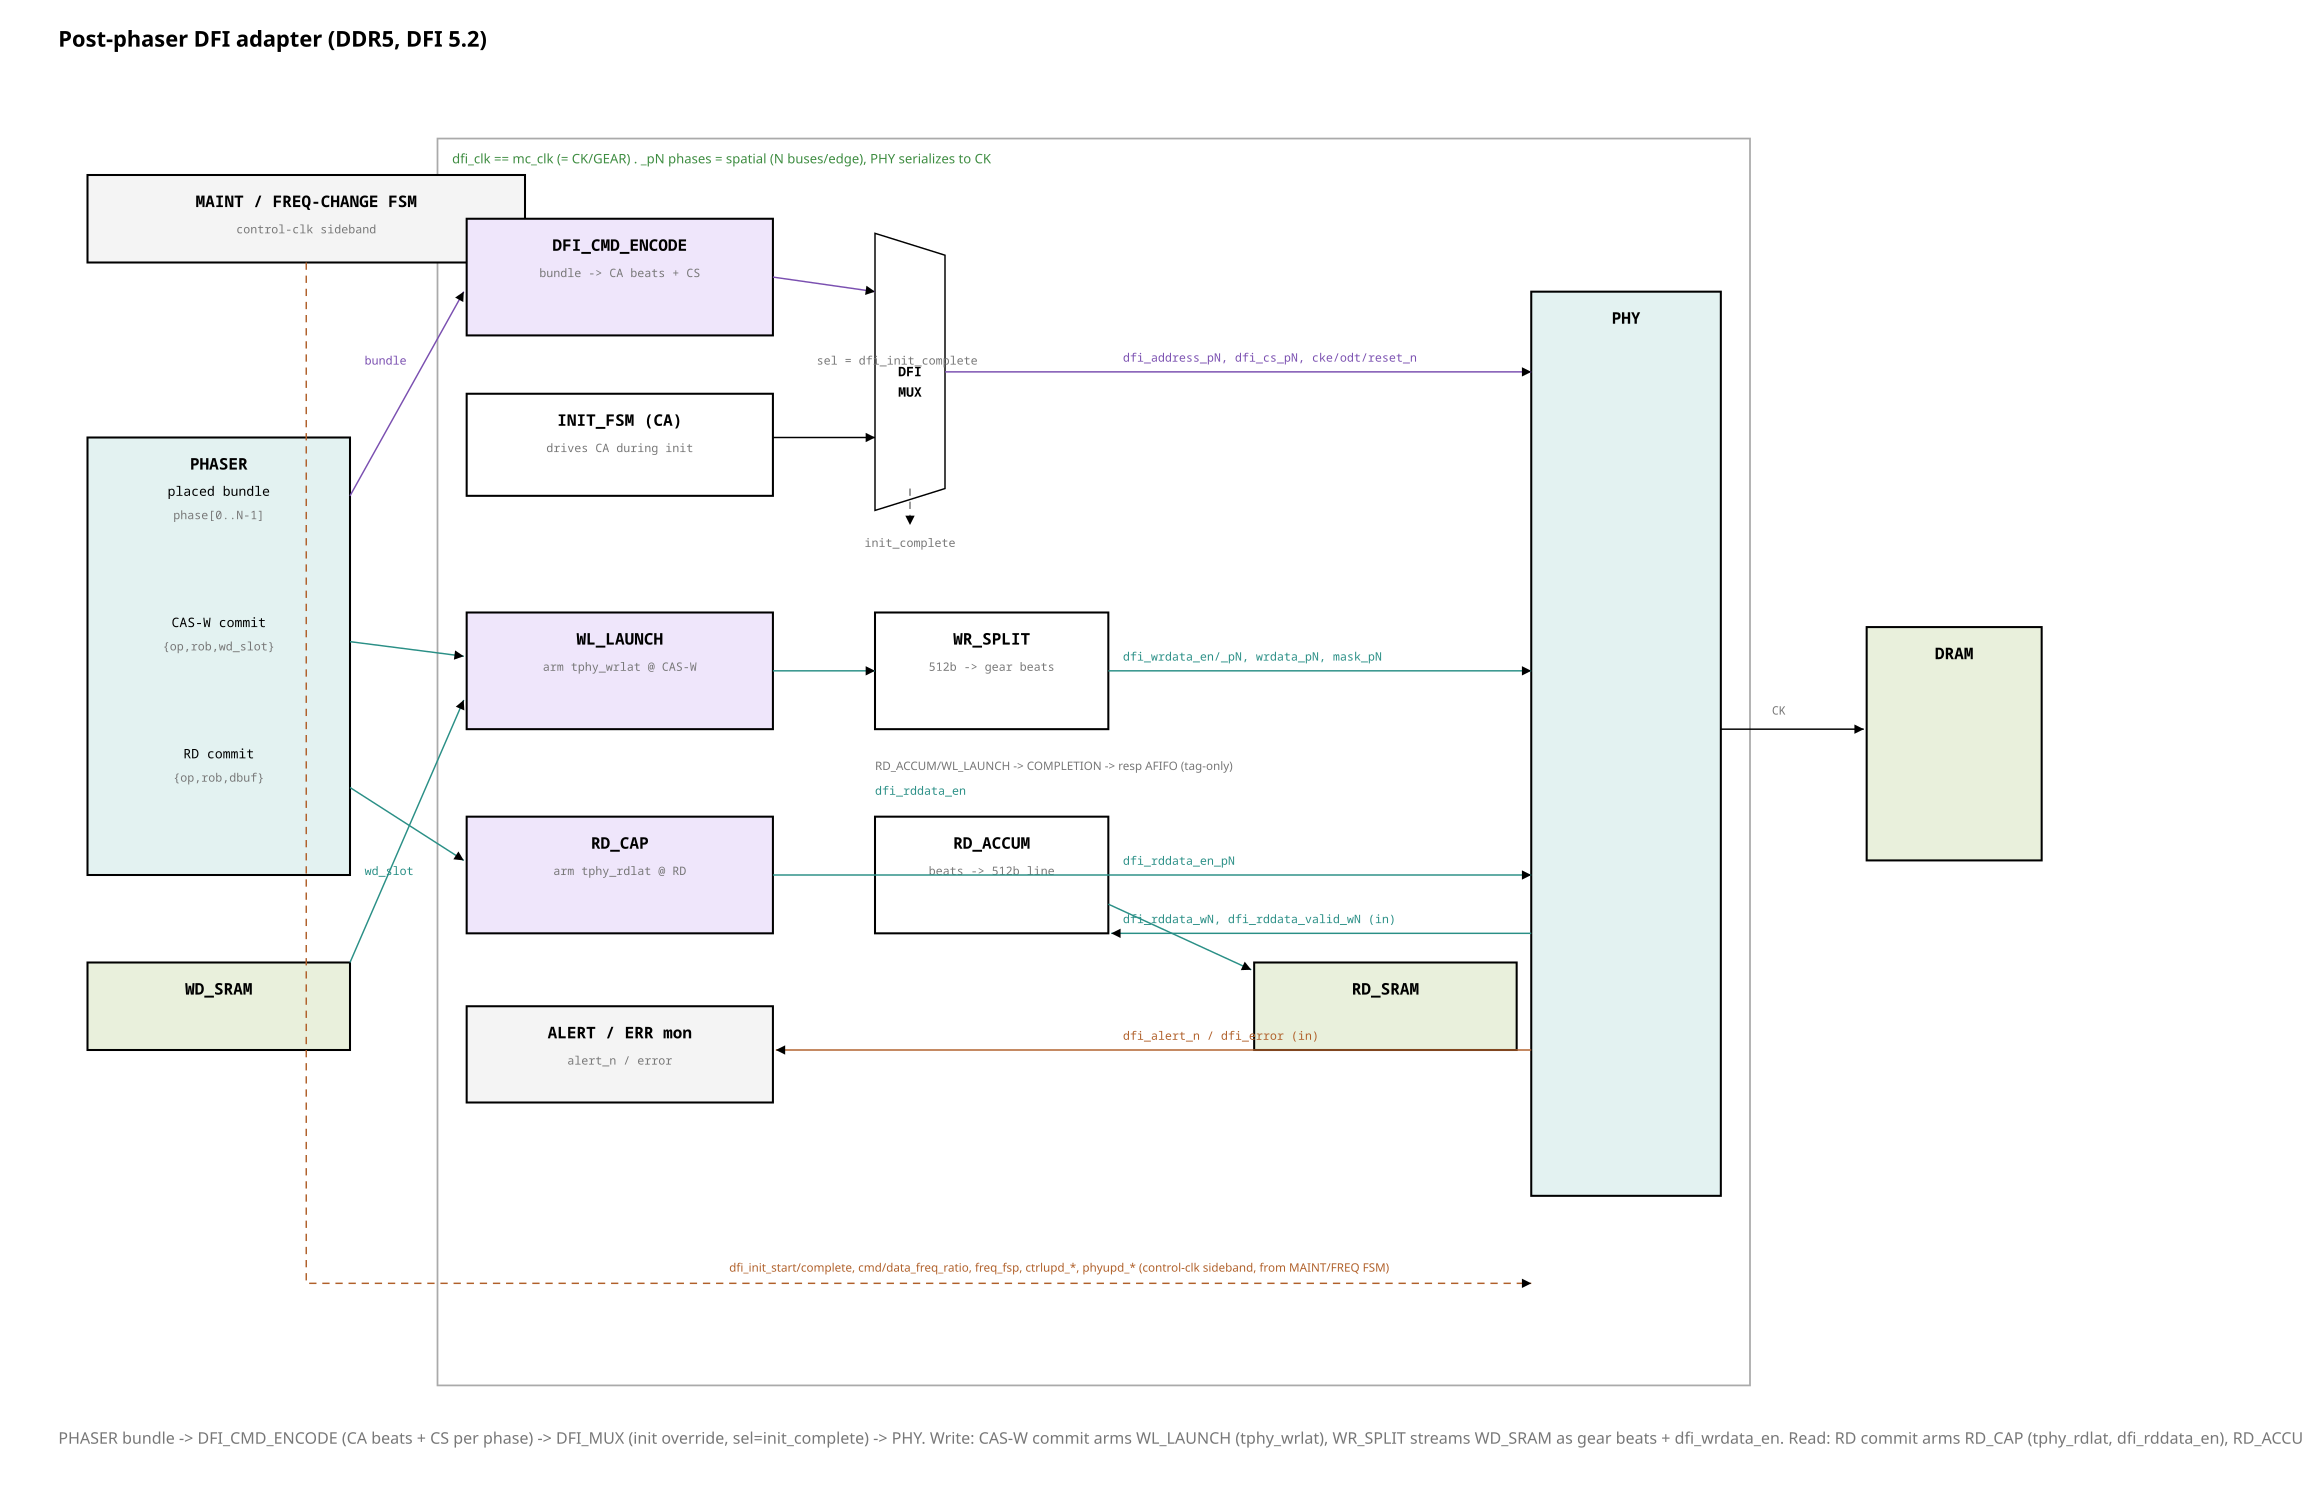

The script that saved this image:
from rtlfig import (Fig, MUTED, FILL_NEW, FILL_LOGIC, FILL_CELL, FILL_ACTIVE,
                    FAINT, INK, PAPER, W_CELL)

# fig_68 — post-phaser DFI adapter (DDR5). PHASER bundle -> DFI_CMD_ENCODE / data
# lines -> DFI_MUX -> PHY. All in dfi_clk==mc_clk (=CK/GEAR); _pN phases spatial.

CMD = "#7a4fb0"; DATA = "#2a8f86"; CTRL = "#b0602a"; GREEN = "#3d8c40"
f = Fig(1580, 1020)


def blk(x, y, w, h, name, sub, fill=PAPER):
    f.rect(x, y, w, h, fill=fill, width=W_CELL)
    f.text(x + w / 2, y + 22, name, size=11, anchor="middle", bold=True)
    if sub:
        f.text(x + w / 2, y + 40, sub, size=8, anchor="middle", fill=MUTED)


f.text(40, 32, "Post-phaser DFI adapter  (DDR5, DFI 5.2)", size=15, mono=False, bold=True)

# clock band
f.rect(300, 95, 900, 855, fill="none", width=1.2, stroke=FAINT)
f.text(310, 112, "dfi_clk == mc_clk  (= CK/GEAR)  .  _pN phases = spatial (N buses/edge), "
       "PHY serializes to CK", size=9, mono=False, fill=GREEN)

# ---- PHASER (upstream boundary) ----
blk(60, 300, 180, 300, "PHASER", "", FILL_ACTIVE)
f.text(150, 340, "placed bundle", size=9, mono=True, anchor="middle")
f.text(150, 356, "phase[0..N-1]", size=8, mono=True, anchor="middle", fill=MUTED)
f.text(150, 430, "CAS-W commit", size=9, mono=True, anchor="middle")
f.text(150, 446, "{op,rob,wd_slot}", size=8, mono=True, anchor="middle", fill=MUTED)
f.text(150, 520, "RD commit", size=9, mono=True, anchor="middle")
f.text(150, 536, "{op,rob,dbuf}", size=8, mono=True, anchor="middle", fill=MUTED)

# ---- MAINT / FREQ FSM (sideband source) ----
blk(60, 120, 300, 60, "MAINT / FREQ-CHANGE FSM", "control-clk sideband", FILL_LOGIC)

# ---- command encode + init ----
blk(320, 150, 210, 80, "DFI_CMD_ENCODE", "bundle -> CA beats + CS", FILL_NEW)
blk(320, 270, 210, 70, "INIT_FSM (CA)", "drives CA during init")
f.line(240, 340, 318, 200, arrow=True, stroke=CMD)     # phaser bundle -> encode
f.text(250, 250, "bundle", size=8, mono=True, fill=CMD)

# ---- DFI_MUX ----
f.path("M600 160 L648 175 L648 335 L600 350 Z", stroke=INK)
f.text(624, 258, "DFI", size=9, anchor="middle", bold=True)
f.text(624, 272, "MUX", size=9, anchor="middle", bold=True)
f.line(530, 190, 600, 200, arrow=True, stroke=CMD)     # encode -> mux
f.line(530, 300, 600, 300, arrow=True)                 # init -> mux
f.text(560, 250, "sel = dfi_init_complete", size=8, mono=True, fill=MUTED)
f.line(624, 335, 624, 360, arrow=True, dashed=True, stroke=MUTED)
f.text(624, 375, "init_complete", size=8, mono=True, anchor="middle", fill=MUTED)

# ---- WRITE data path ----
blk(320, 420, 210, 80, "WL_LAUNCH", "arm tphy_wrlat @ CAS-W", FILL_NEW)
blk(600, 420, 160, 80, "WR_SPLIT", "512b -> gear beats")
blk(60, 660, 180, 60, "WD_SRAM", "", FILL_CELL)
f.line(240, 440, 318, 450, arrow=True, stroke=DATA)    # phaser CAS-W -> WL
f.line(240, 660, 318, 480, arrow=True, stroke=DATA)    # WD_SRAM -> WL (read)
f.text(250, 600, "wd_slot", size=8, mono=True, fill=DATA)
f.line(530, 460, 600, 460, arrow=True, stroke=DATA)

# ---- READ data path ----
blk(320, 560, 210, 80, "RD_CAP", "arm tphy_rdlat @ RD", FILL_NEW)
blk(600, 560, 160, 80, "RD_ACCUM", "beats -> 512b line")
blk(860, 660, 180, 60, "RD_SRAM", "", FILL_CELL)
f.line(240, 540, 318, 590, arrow=True, stroke=DATA)    # phaser RD -> RD_CAP
f.line(760, 620, 858, 665, arrow=True, stroke=DATA)    # accum -> RD_SRAM
f.text(600, 545, "dfi_rddata_en", size=8, mono=True, fill=DATA)

# ---- ALERT / ERR ----
blk(320, 690, 210, 66, "ALERT / ERR mon", "alert_n / error", FILL_LOGIC)

# ---- PHY / DRAM ----
blk(1050, 200, 130, 620, "PHY", "", FILL_ACTIVE)
blk(1280, 430, 120, 160, "DRAM", "", FILL_CELL)
f.line(1180, 500, 1278, 500, arrow=True)
f.text(1215, 490, "CK", size=8, mono=True, fill=MUTED)

# ---- DFI signals to/from PHY ----
def sig(y, txt, col, indir=False):
    if indir:
        f.line(1050, y, 765, y, arrow=True, stroke=col)
    else:
        f.line(765, y, 1050, y, arrow=True, stroke=col)
    f.text(770, y - 5, txt, size=8, mono=True, fill=col)

# command bus out of mux -> PHY
f.line(648, 255, 1050, 255, arrow=True, stroke=CMD)
f.text(770, 248, "dfi_address_pN, dfi_cs_pN, cke/odt/reset_n", size=8, mono=True, fill=CMD)
# write out
f.line(760, 460, 1050, 460, arrow=True, stroke=DATA)
f.text(770, 453, "dfi_wrdata_en/_pN, wrdata_pN, mask_pN", size=8, mono=True, fill=DATA)
# rddata_en out
f.line(530, 600, 1050, 600, arrow=True, stroke=DATA)
f.text(770, 593, "dfi_rddata_en_pN", size=8, mono=True, fill=DATA)
# rddata in
f.line(1050, 640, 762, 640, arrow=True, stroke=DATA)
f.text(770, 633, "dfi_rddata_wN, dfi_rddata_valid_wN  (in)", size=8, mono=True, fill=DATA)
# alert in
f.line(1050, 720, 532, 720, arrow=True, stroke=CTRL)
f.text(770, 713, "dfi_alert_n / dfi_error  (in)", size=8, mono=True, fill=CTRL)

# ---- sideband control-clk out ----
f.line(360, 150, 360, 140, arrow=False)
f.path("M210 180 V880 H1050", arrow=True, stroke=CTRL, dashed=True)
f.text(500, 872, "dfi_init_start/complete, cmd/data_freq_ratio, freq_fsp, ctrlupd_*, phyupd_*  "
       "(control-clk sideband, from MAINT/FREQ FSM)", size=8, mono=False, fill=CTRL)

# ---- completion note ----
f.text(600, 528, "RD_ACCUM/WL_LAUNCH -> COMPLETION -> resp AFIFO (tag-only)", size=8,
       mono=False, fill=MUTED)

f.caption(40, 990,
          "PHASER bundle -> DFI_CMD_ENCODE (CA beats + CS per phase) -> DFI_MUX (init override, "
          "sel=init_complete) -> PHY. Write: CAS-W commit arms WL_LAUNCH (tphy_wrlat), WR_SPLIT "
          "streams WD_SRAM as gear beats + dfi_wrdata_en. Read: RD commit arms RD_CAP (tphy_rdlat, "
          "dfi_rddata_en), RD_ACCUM gathers dfi_rddata on _valid into RD_SRAM. All in dfi_clk==mc_clk.")

f.save("fig_68_dfi_adapter.svg")
print("wrote fig_68_dfi_adapter.svg")
